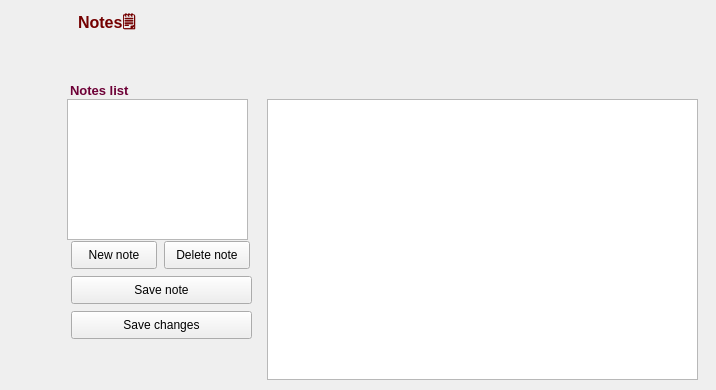
<?xml version="1.0" encoding="UTF-8"?>
<ui version="4.0">
 <class>MainWindow</class>
 <widget class="QMainWindow" name="MainWindow">
  <property name="geometry">
   <rect>
    <x>0</x>
    <y>0</y>
    <width>716</width>
    <height>390</height>
   </rect>
  </property>
  <property name="windowTitle">
   <string>MainWindow</string>
  </property>
  <widget class="QWidget" name="centralwidget">
   <widget class="QListWidget" name="list_files">
    <property name="geometry">
     <rect>
      <x>67</x>
      <y>99</y>
      <width>181</width>
      <height>141</height>
     </rect>
    </property>
   </widget>
   <widget class="QTextEdit" name="wrtiting">
    <property name="geometry">
     <rect>
      <x>267</x>
      <y>99</y>
      <width>431</width>
      <height>281</height>
     </rect>
    </property>
   </widget>
   <widget class="QLabel" name="l_note_name">
    <property name="geometry">
     <rect>
      <x>78</x>
      <y>9</y>
      <width>81</width>
      <height>31</height>
     </rect>
    </property>
    <property name="text">
     <string>&lt;html&gt;&lt;head/&gt;&lt;body&gt;&lt;p&gt;&lt;span style=&quot; font-size:12pt; font-weight:600; color:#740000;&quot;&gt;Notes🗒&lt;/span&gt;&lt;/p&gt;&lt;/body&gt;&lt;/html&gt;</string>
    </property>
   </widget>
   <widget class="QPushButton" name="new_note">
    <property name="geometry">
     <rect>
      <x>71</x>
      <y>241</y>
      <width>86</width>
      <height>28</height>
     </rect>
    </property>
    <property name="text">
     <string>New note</string>
    </property>
   </widget>
   <widget class="QPushButton" name="del_note">
    <property name="geometry">
     <rect>
      <x>164</x>
      <y>241</y>
      <width>86</width>
      <height>28</height>
     </rect>
    </property>
    <property name="text">
     <string>Delete note</string>
    </property>
   </widget>
   <widget class="QLabel" name="name_label">
    <property name="geometry">
     <rect>
      <x>70</x>
      <y>80</y>
      <width>81</width>
      <height>21</height>
     </rect>
    </property>
    <property name="text">
     <string>&lt;html&gt;&lt;head/&gt;&lt;body&gt;&lt;p&gt;&lt;span style=&quot; font-size:10pt; font-weight:600; color:#6d0036;&quot;&gt;Notes list&lt;/span&gt;&lt;/p&gt;&lt;/body&gt;&lt;/html&gt;</string>
    </property>
   </widget>
   <widget class="QPushButton" name="save_b">
    <property name="geometry">
     <rect>
      <x>71</x>
      <y>276</y>
      <width>181</width>
      <height>28</height>
     </rect>
    </property>
    <property name="text">
     <string>Save note</string>
    </property>
   </widget>
   <widget class="QPushButton" name="save_changes">
    <property name="geometry">
     <rect>
      <x>71</x>
      <y>311</y>
      <width>181</width>
      <height>28</height>
     </rect>
    </property>
    <property name="text">
     <string>Save changes</string>
    </property>
   </widget>
   <zorder>wrtiting</zorder>
   <zorder>list_files</zorder>
   <zorder>l_note_name</zorder>
   <zorder>new_note</zorder>
   <zorder>del_note</zorder>
   <zorder>name_label</zorder>
   <zorder>del_note</zorder>
  </widget>
 </widget>
 <resources/>
 <connections/>
</ui>
